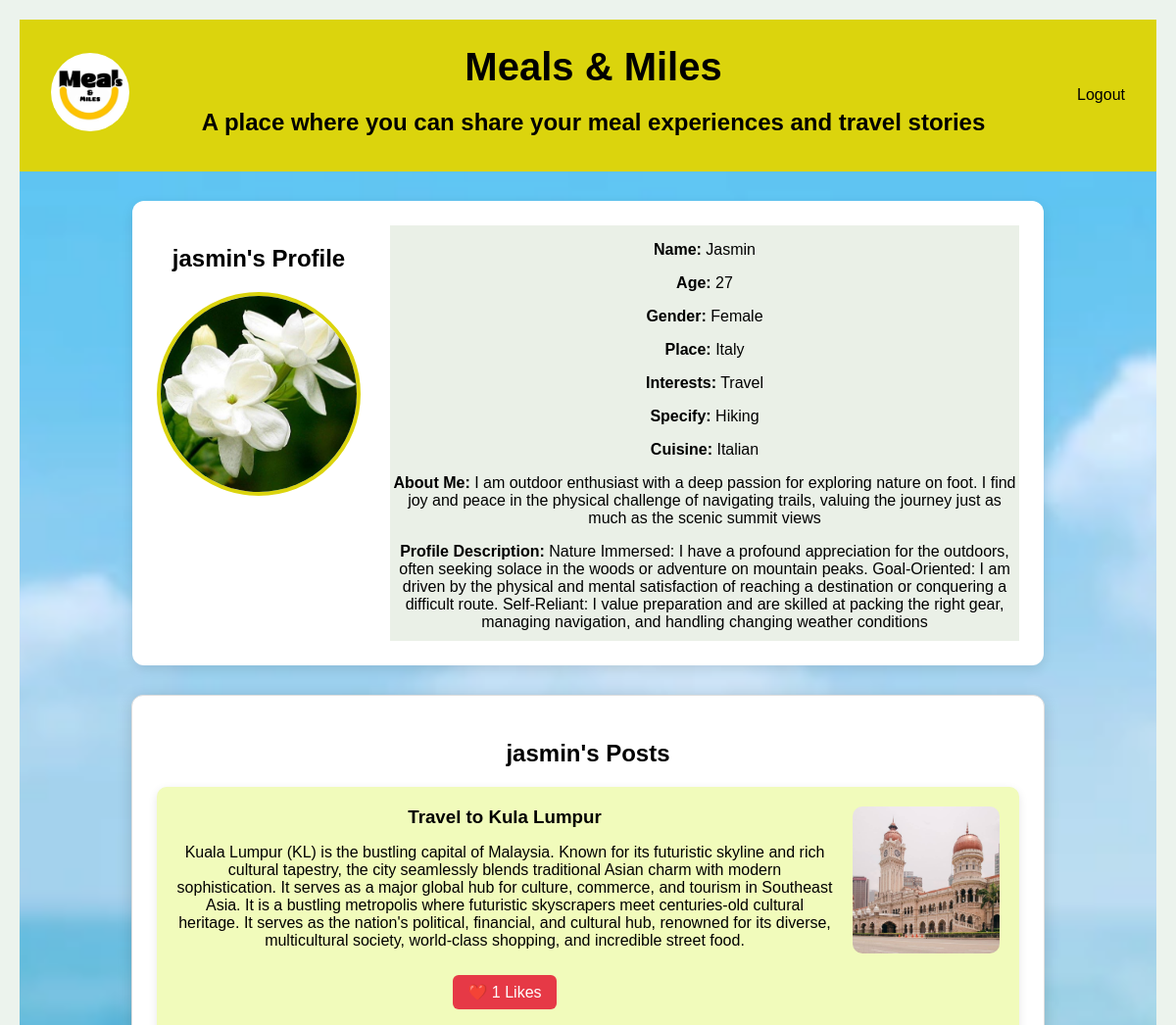
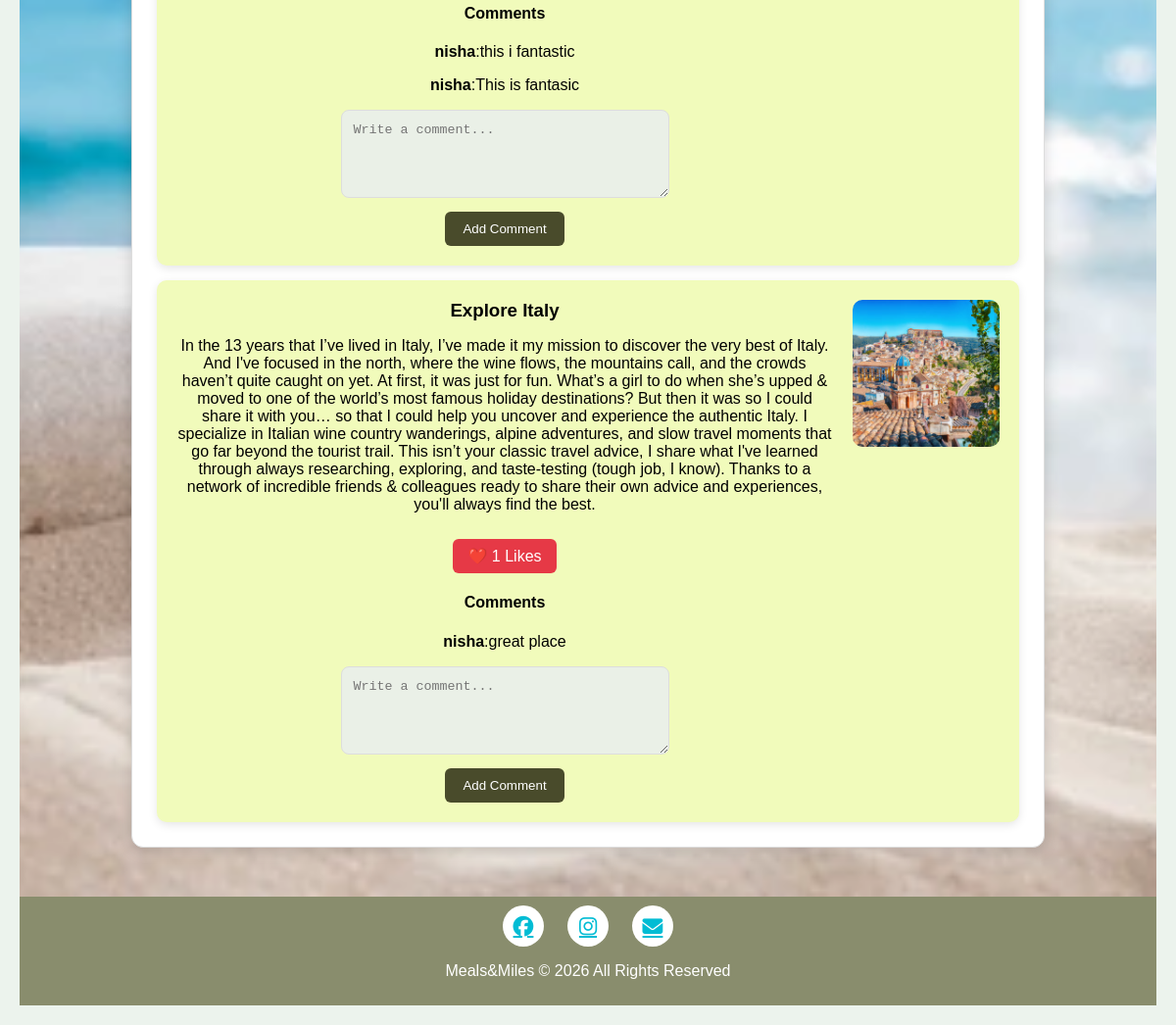
The app's page /profile/1 with its own data (2 pictures, top to bottom).
### Database/models.py (models this page shows)
class User(db.Model, UserMixin):
    id = db.Column(db.Integer, primary_key=True)
    posts = db.relationship('Post', backref='author', lazy=True , cascade="all, delete-orphan")
    comments = db.relationship('Comment', backref='user', lazy=True, cascade="all, delete-orphan")
    likes = db.relationship('Like', backref='user', lazy=True, cascade="all, delete-orphan")
    username = db.Column( db.String(150),unique=True, nullable=False)
    email = db.Column(db.String(150), unique=True, nullable=False)
    password = db.Column( db.String(255), nullable=False )
    profile_pic = db.Column(db.String(255),
        default='images/Default-Profile-Picture.png')
    name = db.Column(db.String(100))
    age = db.Column(db.Integer)
    gender = db.Column(db.String(20))
    place = db.Column(db.String(100))
    interests = db.Column(db.String(300))
    specify = db.Column(db.String(300))
    cuisine = db.Column(db.String(100))
    favourite_place = db.Column(db.String(150))
    about_me = db.Column(db.Text)
    profile_description = db.Column(db.Text)

class Post(db.Model):
        id = db.Column(db.Integer, primary_key=True)
        title = db.Column(db.String(200))
        content = db.Column(db.Text)
        image = db.Column(db.String(255))
        user_id = db.Column(db.Integer, db.ForeignKey('user.id'))
        likes = db.relationship('Like',backref='post', lazy=True, cascade="all, delete-orphan")
        comments = db.relationship('Comment',backref='post', lazy=True, cascade="all, delete-orphan")

class Comment(db.Model):
            id = db.Column(db.Integer, primary_key=True)
            text = db.Column(db.Text)
            user_id = db.Column(
            db.Integer,
            db.ForeignKey('user.id'))
            post_id = db.Column(
            db.Integer,
            db.ForeignKey('post.id'))

### Database/views.py (the view)
@views.route('/profile/<int:user_id>')
def profile(user_id):
    user = User.query.get_or_404(user_id)
    return render_template(
        'profile.html',
        user=user
    )

### Database/templates/profile.html (shortened to what this page needs)
<!DOCTYPE html>
<html lang="en">
<head>
    <link rel="stylesheet" href="{{ url_for('static', filename='css/account.css') }}">
    <link rel="stylesheet" href="https://cdnjs.cloudflare.com/ajax/libs/font-awesome/6.5.1/css/all.min.css">
</head>
<body>
    <nav class="navbar">
        <div class="nav-left">
            <img src="{{ url_for('static', filename='images/logo.png') }}" alt="LOGO" class="logo">
        </div>
        <div class="nav-center">
            <h1 class="main-heading">Meals & Miles</h1>
            <h2>A place where you can share your meal experiences and travel stories</h2>
        </div>
        <div class="nav-right" id="navRight">
            <a href="{{ url_for('views.logout') }}">Logout</a>
        </div>
    </nav>
    <section class="main">
        <div class="profile-page">
            <div class="profile-container">
                <div class="profile-left">
                    <h2>{{ user.username }}'s Profile</h2>
                    <img src="{{ url_for('static', filename=user.profile_pic) }}" class="profile-pic" id="profilePic">
                    <br><br>
                    <br>
                </div>
                <div class="profile-right">
                    {% if user.name %}
                    <p><strong>Name:</strong> {{ user.name }}</p>
                    {% endif %}
                    {% if user.age %}
                    <p><strong>Age:</strong> {{ user.age }}</p>
                    {% endif %}
                    {% if user.gender %}
                    <p><strong>Gender:</strong> {{ user.gender }}</p>
                    {% endif %}
                    {% if user.place %}
                    <p><strong>Place:</strong> {{ user.place }}</p>
                    {% endif %}
                    {% if user.interests %}
                    <p><strong>Interests:</strong> {{ user.interests }}</p>
                    {% endif %}
                    {% if user.specify %}
                    <p><strong>Specify:</strong> {{ user.specify }}</p>
                    {% endif %}
                    {% if user.cuisine %}
                    <p><strong>Cuisine:</strong> {{ user.cuisine }}</p>
                    {% endif %}
                    {% if user.about_me %}
                    <p><strong>About Me:</strong> {{ user.about_me }}</p>
                    {% endif %}
                    {% if user.profile_description %}
                    <p><strong>Profile Description:</strong> {{ user.profile_description }}</p>
                    {% endif %}
                </div>
            </div>
            <section class="posts-section" id="postsSection">
                <h2>{{ user.username }}'s Posts</h2>
                {% for post in user.posts %}
                <div class="post-card">
                    <div class="post-info">
                        <h3>{{ post.title }}</h3>
                        <p>{{ post.content }}</p>
                        <a href="/like_post/{{ post.id }}" class="like-btn">❤️ {{ post.likes|length }} Likes</a>
                        <h4>Comments</h4>
                        {% for comment in post.comments %}
                        <p><strong>{{ comment.user.username }}</strong>:{{ comment.text }}</p>
                        {% endfor %}
                        <form action="/add_comment/{{ post.id }}" method="POST" class="comment-form">
                            <textarea name="comment" placeholder="Write a comment..." required></textarea>
                            <br>
                            <button type="submit" id="comment-btn">Add Comment</button>
                        </form>
                    </div>
                    {% if post.image %}
                    <div class="post-image">
                        <img src="{{ url_for('static', filename=post.image) }}">
                    </div>
                    {% endif %}
                </div>
                {% endfor %}
            </section>
        </div>
    </section>
    <footer class="footer">
        <div class="footer-icons">
            <a href="https://www.facebook.com/mealsandmiles">
                <i class="fab fa-facebook"></i>
            </a>
            <a href="https://www.instagram.com/_meals_and_miles/">
                <i class="fab fa-instagram"></i>
            </a>
            <a href="mailto:info@mealsandmiles.com" target="_blank">
                <i class="fas fa-envelope"></i>
            </a>
        </div>
        <p>Meals&Miles &copy; 2026 All Rights Reserved</p>
    </footer>
</body>
</html>

### Database/static/css/account.css (style rules this page uses)
body { margin: 0; box-sizing: border-box; background-color: rgb(236, 243, 237); color: black; font-family: 'Arial', sans-serif; text-align: center; padding: 20px; }
.navbar { display: flex; justify-content: space-between; align-items: center; background-color: #dbd40d; padding: 1rem 2rem; }
.nav-left { color: #000000; font-size: 1.5rem; background-size: contain; background-repeat: no-repeat; }
.logo { width: 80px; height: 80px; border-radius: 50%; object-fit: cover; }
.nav-center { position: static; color: rgb(0, 0, 0); transform: none; width: 100%; margin-top: 10px; }
.nav-center .main-heading { font-size: 2.5rem; font-family: 'verdana', sans-serif; margin: 0; }
.nav-right { display: flex; gap: 20px; color: #000000; }
.nav-right a { color: #000000; text-decoration: none; font-size: 1rem; }
.main { padding: 30px; background-image: url('/static/images/background2.jpeg'); background-size: cover; background-position: center; min-height: 70vh; }
.profile-container { max-width: 80%; margin: auto; background: white; display: flex; align-items: flex-start; gap: 30px; padding: 25px; border-radius: 12px; box-shadow: 0 4px 12px rgba(0, 0, 0, 0.1); }
.profile-left { text-align: center; gap: 15px; }
.profile-pic { width: 200px; height: 200px; border-radius: 50%; object-fit: cover; cursor: pointer; border: 4px solid #dbd40d; }
.profile-right { flex: 1; background-color: rgb(234, 240, 231); }
.profile-right p { margin-bottom: 10px; font-size: 1rem; }
.posts-section { max-width: 80%; margin: 20px auto; background: rgb(255, 255, 255); padding: 25px; border-radius: 12px; box-shadow: 0 3px 15px rgba(0, 0, 0, .15); border: 1px solid #ddd; }
.post-card { display: flex; justify-content: space-between; align-items: flex-start; background: rgb(241, 251, 187); padding: 20px; margin-top: 15px; border-radius: 10px; box-shadow: 0 3px 10px rgba(0, 0, 0, .1); }
.post-info { flex: 1; padding-right: 20px; }
.post-info h3 { margin-top: 0; margin-bottom: 10px; }
.post-image { flex-shrink: 0; }
.post-image img { width: 150px; height: 150px; object-fit: cover; border-radius: 10px; }
.like-btn { display: inline-block; text-decoration: none; background: #e63946; color: white; padding: 8px 15px; border-radius: 6px; margin-top: 10px; }
.comment-form { margin-top: 15px; }
.comment-form textarea { width: 50%; min-height: 90px; padding: 12px; border: 1px solid #ddd; border-radius: 8px; background: rgb(234, 240, 231); box-sizing: border-box; }
.comment-form button { background: #494b2b; color: white; border: none; padding: 10px 18px; border-radius: 6px; cursor: pointer; margin-top: 10px; }
.profile-page .posts-section { margin-top: 30px; width: 100%; clear: both; }
.footer { background-color: #41431193; padding: 0.6rem 0.4rem; height: 8%; margin: 0; flex: 1; flex-shrink: 0; }
.footer-icons { display: flex; justify-content: center; gap: 1.5rem; margin-bottom: 1rem; }
.footer-icons a { color: #00bcd4; font-size: 1.3rem; width: 42px; height: 42px; border-radius: 50%; background-color: #fff; display: flex; align-items: center; justify-content: center; transition: all 0.3s ease; }
.footer p { color: white; font-size: 1rem; text-align: center; }

### records on screen
User: username "jasmin", profile_pic (picture), name "Jasmin", age "27", gender "Female", place "Italy", interests "Travel", specify "Hiking", cuisine "Italian", about_me "I am outdoor enthusiast with a deep passion for exploring nature on foot. I find joy and peace in the physical challenge of navigating trails, valuing the journey just as much as the scenic summit views", profile_description "Nature Immersed: I have a profound appreciation for the outdoors, often seeking solace in the woods or adventure on mountain peaks. Goal-Oriented: I am driven by the physical and mental satisfaction of reaching a destination or conquering a difficult route. Self-Reliant: I value preparation and are skilled at packing the right gear, managing navigation, and handling changing weather conditions"
Post: title "Travel to Kula Lumpur", content "Kuala Lumpur (KL) is the bustling capital of Malaysia. Known for its futuristic skyline and rich cultural tapestry, the city seamlessly blends traditional Asian charm with modern sophistication. It serves as a major global hub for culture, commerce, and tourism in Southeast Asia. It is a bustling metropolis where futuristic skyscrapers meet centuries-old cultural heritage. It serves as the nation's political, financial, and cultural hub, renowned for its diverse, multicultural society, world-class shopping, and incredible street food.", likes|length "1", image (picture)
Comment: user.username "nisha", text "this i fantastic"
Comment: user.username "nisha", text "This is fantasic"
Post: title "Explore Italy", content "In the 13 years that I’ve lived in Italy, I’ve made it my mission to discover the very best of Italy. And I've focused in the north, where the wine flows, the mountains call, and the crowds haven’t quite caught on yet. At first, it was just for fun. What’s a girl to do when she’s upped & moved to one of the world’s most famous holiday destinations? But then it was so I could share it with you… so that I could help you uncover and experience the authentic Italy. I specialize in Italian wine country wanderings, alpine adventures, and slow travel moments that go far beyond the tourist trail. This isn’t your classic travel advice, I share what I've learned through always researching, exploring,…", likes|length "1", image (picture)
Comment: user.username "nisha", text "great place"
